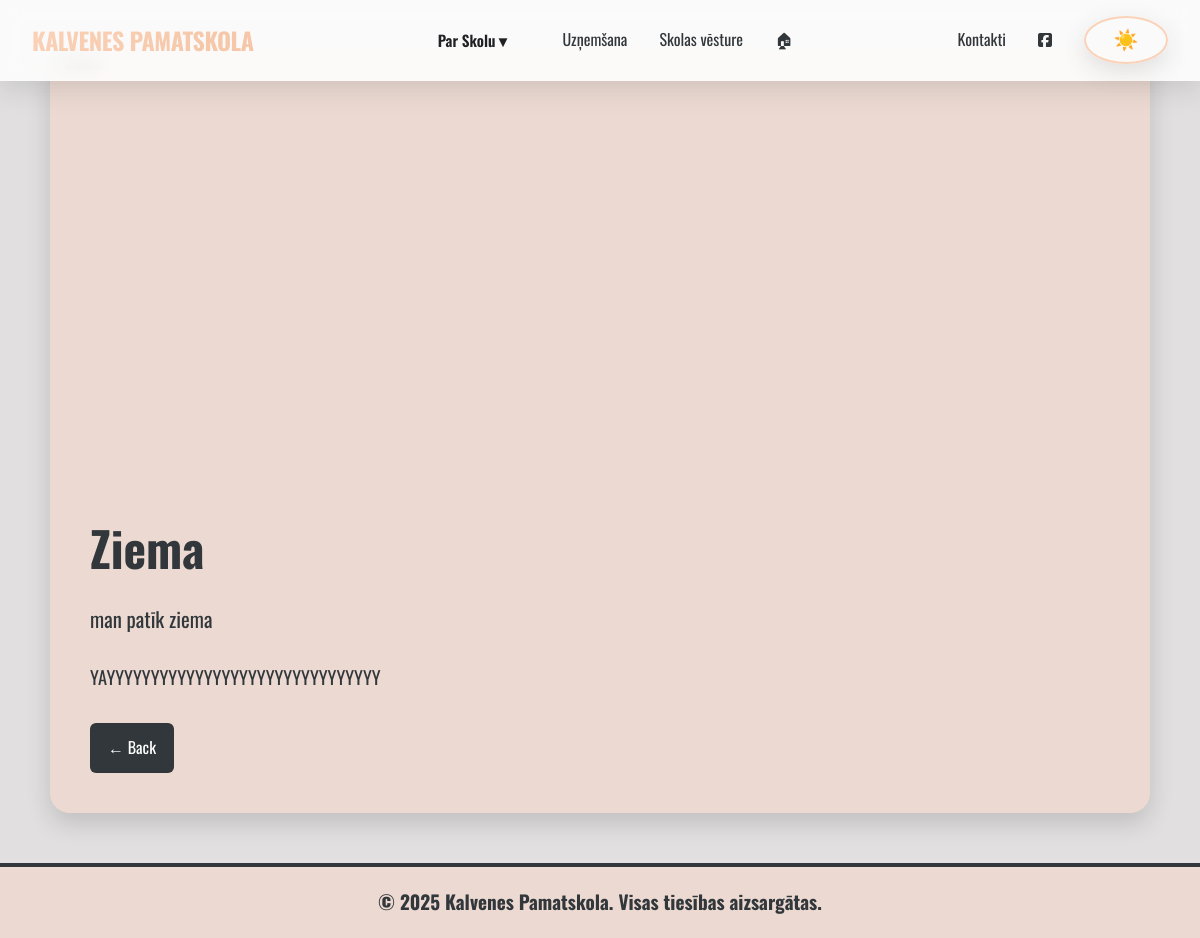
The app's page /SkolaMainPage/detail.php?type=aktualitates&slug=ziema with its own data.
### tables this page shows
CREATE TABLE `aktualitates` (
  `id` int(11) NOT NULL,
  `slug` varchar(255) DEFAULT NULL,
  `image` varchar(255) DEFAULT NULL,
  `title` varchar(255) DEFAULT NULL,
  `text` text DEFAULT NULL,
  `details` longtext DEFAULT NULL
);

### SkolaMainPage/detail.php (the view, shortened to what this page needs)
<?php
$conn = @new mysqli("localhost", "root", "", "school_site");
$project = explode("/", trim($_SERVER["SCRIPT_NAME"], "/"))[0];
function asset_url(?string $path, string $project): string {
    $path = trim($path);
    if (str_starts_with($path, "/" . $project . "/")) {
        $final = $path;
    } elseif (str_starts_with($path, "/Control-Panel/")) {
        $final = "/" . $project . $path;
    } elseif (str_starts_with($path, "/SkolaMainPage/")) {
        $final = "/" . $project . $path;
    } elseif (str_starts_with($path, "/")) {
        $final = "/" . $project . $path;
    } else {
        $final = "/" . $project . "/" . ltrim($path, "/");
    }
    $parts = explode("/", $final);
    $parts = array_map(fn($p) => rawurlencode($p), $parts);
    return implode("/", $parts);
}
$type = $_GET['type'] ?? '';
$slug = $_GET['slug'] ?? '';
if ($type === 'aktualitates') {
    $stmt = $conn->prepare("SELECT * FROM aktualitates WHERE slug=? LIMIT 1");
} else {
    $stmt = $conn->prepare("SELECT * FROM timeline WHERE slug=? LIMIT 1");
}
$stmt->bind_param("s", $slug);
$stmt->execute();
$result = $stmt->get_result();
$item = $result->fetch_assoc();
if (!$item) {
    $title = 'Aktualitāte nav atrasta';
    $short = 'Iespējams, izmantojāt nepareizu saiti. Lūdzu, atgriezieties sākumlapā un mēģiniet vēlreiz.';
    $details = 'Šī aktualitāte vēl nav pievienota vai ir izdzēsta. Lūdzu, sazinieties ar administrāciju, lai iegūtu jaunāko informāciju.';
    $image = asset_url('/SkolaMainPage/SkolasAtteli/Bilde1.jpg', $project);
} else {
    $title = $item['title'] ?? '';
    $short = $type === 'aktualitates' ? ($item['text'] ?? '') : ($item['description'] ?? '');
    $details = $item['details'] ?? ($item['text'] ?? 'Papildu informācija tiks pievienota drīzumā.');
    $image = asset_url($item['image'] ?? '', $project);
}
$fallbackImage = "/" . $project . "/SkolaMainPage/SkolasAtteli/Bilde1.jpg";
?>
<!DOCTYPE html>
<html lang="lv">
<head>
    <link rel="stylesheet" href="/<?= htmlspecialchars($project) ?>/SkolaMainPage/Nav.css">
    <link rel="stylesheet" href="https://cdnjs.cloudflare.com/ajax/libs/font-awesome/6.5.0/css/all.min.css">
</head>
<body>
<nav class="navbar">
    <div class="nav-wrapper">
        <div class="logo">KALVENES PAMATSKOLA</div>
        <div class="nav-left">
            <div class="dropdown" id="SchoolDropdown">
                <a href="#" class="hover-underline dropdown-trigger">Par Skolu▼</a>
            </div>
            <a href="/<?= htmlspecialchars($project) ?>/Pienemsana/Uznemsana.php" class="hover-underline">Uzņemšana</a>
            <a href="/<?= htmlspecialchars($project) ?>/Skolasvest/Vesture.php" class="hover-underline">Skolas vēsture</a>
            <a href="/<?= htmlspecialchars($project) ?>/SkolaMainPage/Lapa.php" class="hover-underline">🏠︎</a>
        </div>
        <div class="nav-right">
            <a href="/<?= htmlspecialchars($project) ?>/Kontakti/KontaktiMain.php" class="hover-underline">Kontakti</a>
            <a href="https://www.facebook.com/kalvene.pamatskola.9/?locale=lv_LV" target="_blank" class="facebook-icon">
                <i class="fab fa-facebook-square"></i>
            </a>
            <button type="button" class="dark-mode-toggle" aria-label="Toggle dark mode">🌙</button>
        </div>
    </div>
</nav>
<div class="detail-page">
    <img class="detail-image" src="<?= htmlspecialchars($image ?: $fallbackImage) ?>" alt="<?= htmlspecialchars($title) ?>" onerror="this.onerror=null;this.src='<?= htmlspecialchars($fallbackImage) ?>';">
    <div class="detail-content">
        <h1><?= htmlspecialchars($title) ?></h1>
        <div class="detail-lead"><?= htmlspecialchars($short) ?></div>
        <div class="detail-text"><?= nl2br(htmlspecialchars($details)) ?></div>
        <a class="back-btn" href="/<?= htmlspecialchars($project) ?>/SkolaMainPage/Lapa.php">← Back</a>
    </div>
</div>
<footer>
    © 2025 Kalvenes Pamatskola. Visas tiesības aizsargātas.
</footer>
</body>
</html>

### SkolaMainPage/detail.php (style rules this page uses)
body { margin: 0; background: #E1DFDF; font-family: "Oswald", sans-serif; color: #32373B; }
.detail-page { max-width: 1100px; margin: 50px auto; background: #ECDAD2; border-radius: 20px; overflow: hidden; box-shadow: 0 10px 25px rgba(0,0,0,0.15); }
.detail-image { width: 100%; height: 420px; object-fit: cover; display: block; }
.detail-content { padding: 40px; }
.detail-content h1 { font-size: 3rem; margin: 0 0 15px; color: #32373B; }
.detail-lead { font-size: 1.3rem; margin-bottom: 25px; }
.detail-text { font-size: 1.15rem; line-height: 1.8; white-space: pre-line; }
.back-btn { display: inline-block; margin-top: 30px; padding: 12px 18px; background: #32373B; color: #fff; text-decoration: none; border-radius: 6px; }
footer { background-color: #ECDAD2; padding: 20px; text-align: center; font-size: 1.2em; font-weight: 700; border-top: 4px solid #32373B; margin-top: 40px; }

### records on screen
aktualitates: title "Ziema", text "man patīk ziema", details "YAYYYYYYYYYYYYYYYYYYYYYYYYYYYYYYY"
